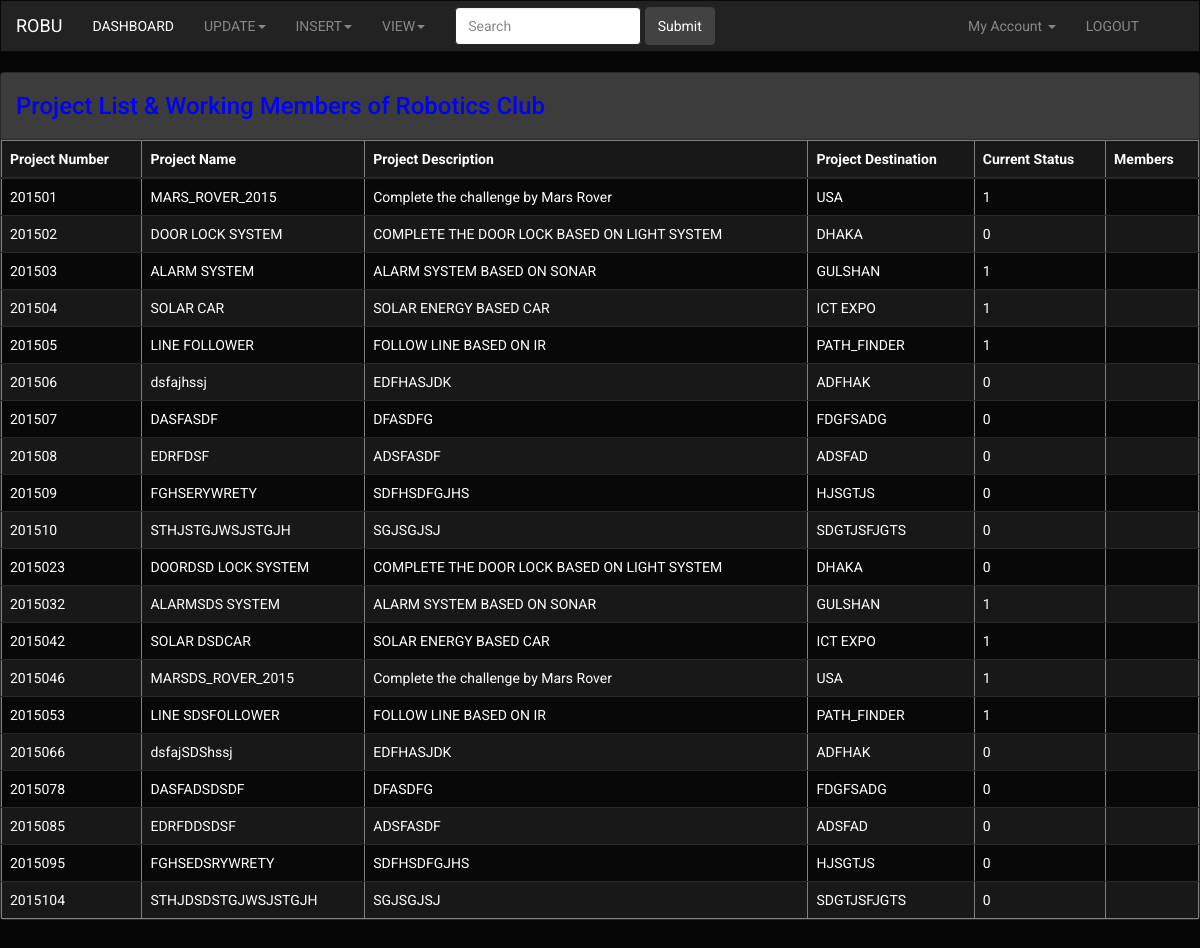
The page /showing_project_info.php on the database its author committed.
### showing_project_info.php (the view, shortened to what this page needs)
<?php require_once('Connections/MySql.php'); ?>
<?php
$query_project_query = "SELECT * FROM `project description`";
$project_query = mysql_query($query_project_query, $MySql) or die(mysql_error());
$row_project_query = mysql_fetch_assoc($project_query);
?>
<!DOCTYPE html>
<html lang="en">
  <head>
    <link href="css/bootstrap.css" rel="stylesheet" type="text/css">
    <link href="css/style.css" rel="stylesheet" type="text/css">
  </head>
  <body>
    <nav class="navbar navbar-inverse">
  <div class="container-fluid">
    <div class="navbar-header">
      <a class="navbar-brand" href="#">ROBU</a>
    </div>
  <div class="collapse navbar-collapse" id="bs-example-navbar-collapse-2">
      <ul class="nav navbar-nav">
        <li class="active"><a href="index.php">DASHBOARD<span class="sr-only">(current)</span></a></li>
        <li class="dropdown">
          <a href="#" class="dropdown-toggle" data-toggle="dropdown" role="button" aria-expanded="false">UPDATE<span class="caret"></span></a>
        </li>
      </ul>
       <div class="collapse navbar-collapse" id="bs-example-navbar-collapse-2">
      <ul class="nav navbar-nav">
        <li class="dropdown">
          <a href="#" class="dropdown-toggle" data-toggle="dropdown" role="button" aria-expanded="false">INSERT<span class="caret"></span></a>
        </li>
      </ul>
      <div class="collapse navbar-collapse" id="bs-example-navbar-collapse-2">
      <ul class="nav navbar-nav">
        <li class="dropdown">
          <a href="#" class="dropdown-toggle" data-toggle="dropdown" role="button" aria-expanded="false">VIEW<span class="caret"></span></a>
        </li>
      </ul>
      <form class="navbar-form navbar-left" role="search">
        <div class="form-group">
          <input type="text" class="form-control" placeholder="Search">
        </div>
        <button type="submit" class="btn btn-default">Submit</button>
      </form>
      <ul class="nav navbar-nav navbar-right">
      <li class="dropdown">
      <a href="#" class="dropdown-toggle" data-toggle="dropdown">My Account <b class="caret"></b></a>
      </li>
      <li><a href="logout.php">LOGOUT</a></li>
      </ul>
    </div>
  </div>
</nav>
  <div class="container-fluid">
  <div class="row">
      <div class="panel panel-default">
        <div class="panel-heading">
          <h4 style="color:#00F" >
           Project List & Working Members of Robotics Club
          </h4>
        </div>
	<table class="table table-striped table-hover, sortable" border="1">
  <thead class="sortable">
    <tr class="sortable">
      <th>Project Number </th>
      <th>Project Name</th>
      <th>Project Description</th>
      <th>Project Destination</th>
      <th>Current Status </th>
      <th>Members</th>
    </tr>
  </thead>
  <tbody>
    <?php do { ?>
      <tr>
        <td><?php echo $row_project_query['proj_id']; ?></td>
        <td><?php echo $row_project_query['P_Name']; ?></td>
        <td><?php echo $row_project_query['Proj_desc']; ?></td>
        <td><?php echo $row_project_query['Proj_Destination']; ?></td>
        <td><?php echo $row_project_query['Current_status']; ?></td>
        <td>&nbsp;</td>
      </tr>
      <?php } while ($row_project_query = mysql_fetch_assoc($project_query)); ?>
  </tbody>
</table>
</div>
  </div>
</div>
  </body>
</html>

### css/style.css (style rules this page uses)
.navbar { border-radius:0; }

### rows shown on the page
project description: proj_id "201501", P_Name "MARS_ROVER_2015", Proj_desc "Complete the challenge by Mars Rover", Proj_Destination "USA", Current_status "1"
project description: proj_id "201502", P_Name "DOOR LOCK SYSTEM", Proj_desc "COMPLETE THE DOOR LOCK BASED ON LIGHT SYSTEM", Proj_Destination "DHAKA", Current_status "0"
project description: proj_id "201503", P_Name "ALARM SYSTEM", Proj_desc "ALARM SYSTEM BASED ON SONAR", Proj_Destination "GULSHAN", Current_status "1"
project description: proj_id "201504", P_Name "SOLAR CAR", Proj_desc "SOLAR ENERGY BASED CAR", Proj_Destination "ICT EXPO", Current_status "1"
project description: proj_id "201505", P_Name "LINE FOLLOWER", Proj_desc "FOLLOW LINE BASED ON IR", Proj_Destination "PATH_FINDER", Current_status "1"
project description: proj_id "201506", P_Name "dsfajhssj", Proj_desc "EDFHASJDK", Proj_Destination "ADFHAK", Current_status "0"
project description: proj_id "201507", P_Name "DASFASDF", Proj_desc "DFASDFG", Proj_Destination "FDGFSADG", Current_status "0"
project description: proj_id "201508", P_Name "EDRFDSF", Proj_desc "ADSFASDF", Proj_Destination "ADSFAD", Current_status "0"
project description: proj_id "201509", P_Name "FGHSERYWRETY", Proj_desc "SDFHSDFGJHS", Proj_Destination "HJSGTJS", Current_status "0"
project description: proj_id "201510", P_Name "STHJSTGJWSJSTGJH", Proj_desc "SGJSGJSJ", Proj_Destination "SDGTJSFJGTS", Current_status "0"
project description: proj_id "2015023", P_Name "DOORDSD LOCK SYSTEM", Proj_desc "COMPLETE THE DOOR LOCK BASED ON LIGHT SYSTEM", Proj_Destination "DHAKA", Current_status "0"
project description: proj_id "2015032", P_Name "ALARMSDS SYSTEM", Proj_desc "ALARM SYSTEM BASED ON SONAR", Proj_Destination "GULSHAN", Current_status "1"
project description: proj_id "2015042", P_Name "SOLAR DSDCAR", Proj_desc "SOLAR ENERGY BASED CAR", Proj_Destination "ICT EXPO", Current_status "1"
project description: proj_id "2015046", P_Name "MARSDS_ROVER_2015", Proj_desc "Complete the challenge by Mars Rover", Proj_Destination "USA", Current_status "1"
project description: proj_id "2015053", P_Name "LINE SDSFOLLOWER", Proj_desc "FOLLOW LINE BASED ON IR", Proj_Destination "PATH_FINDER", Current_status "1"
project description: proj_id "2015066", P_Name "dsfajSDShssj", Proj_desc "EDFHASJDK", Proj_Destination "ADFHAK", Current_status "0"
project description: proj_id "2015078", P_Name "DASFADSDSDF", Proj_desc "DFASDFG", Proj_Destination "FDGFSADG", Current_status "0"
project description: proj_id "2015085", P_Name "EDRFDDSDSF", Proj_desc "ADSFASDF", Proj_Destination "ADSFAD", Current_status "0"
project description: proj_id "2015095", P_Name "FGHSEDSRYWRETY", Proj_desc "SDFHSDFGJHS", Proj_Destination "HJSGTJS", Current_status "0"
project description: proj_id "2015104", P_Name "STHJDSDSTGJWSJSTGJH", Proj_desc "SGJSGJSJ", Proj_Destination "SDGTJSFJGTS", Current_status "0"
